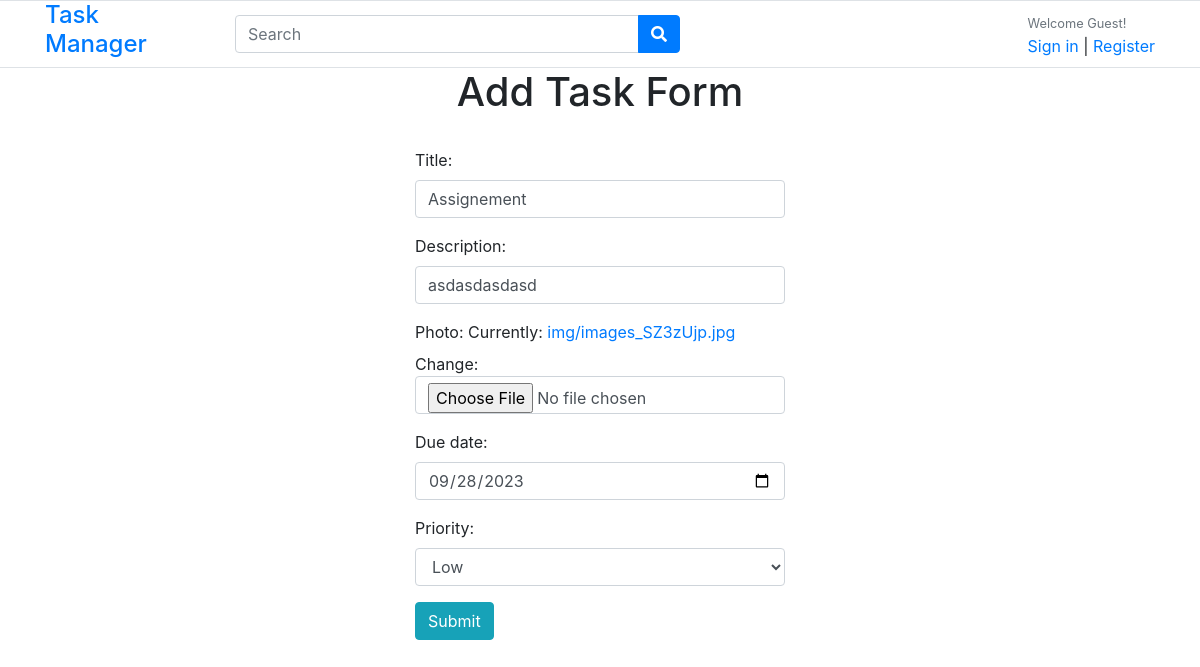
The page /update/4/ on the database its author committed.
### tasks/models.py (models this page shows)
class taskModel(models.Model):
    user=models.ForeignKey(User, related_name='task', on_delete=models.CASCADE)
    title=models.CharField(max_length=100)
    description=models.CharField(max_length=300,null=True, blank=True)
    photo=models.ImageField(upload_to="img/")
    creation_date=models.DateTimeField(auto_now_add=True)
    due_date=models.DateField()
    priority=models.CharField(max_length=100,choices=PRIORITY)
    priority_slug=models.SlugField(max_length=100,null=True,blank=True)
    is_complete=models.BooleanField(default=False)

### tasks/views.py (the view)
# urls.py: path('update/<int:pk>/',views.task_Update_View.as_view(),name='update'),
class task_Update_View(UpdateView):
   model=taskModel
   template_name='add_task.html'
   form_class=TaskForm
   success_url=reverse_lazy('profile')

### tasks/forms.py
class TaskForm(forms.ModelForm):
    due_date= forms.DateField(widget=forms.NumberInput(attrs={'type': 'date'}))
    class Meta:
        model = taskModel
        exclude =['user','is_complete','priority_slug']
    def __init__(self, *args, **kwargs):
        super().__init__( *args, **kwargs)
        for field in self.fields:
            self.fields[field].widget.attrs.update({
                'class':'form-control'
            })

### tasks/templates/add_task.html (shortened to what this page needs)
{% extends 'base.html' %}
{% block body %}
<div class="w-50 m-auto">
    <h1 class="text-center">Add Task Form</h1>
    <br>
 <div class="d-flex justify-content-center">
    <form method="POST" enctype='multipart/form-data'>
        {{form.as_p}}
        <button class="btn btn-info" type="submit">Submit</button>
    </form>
 </div>
</div>
{% endblock %}

### rows shown on the page
taskModel: title "Assignement", description "asdasdasdasd", due_date "09/28/2023", priority "Low"
